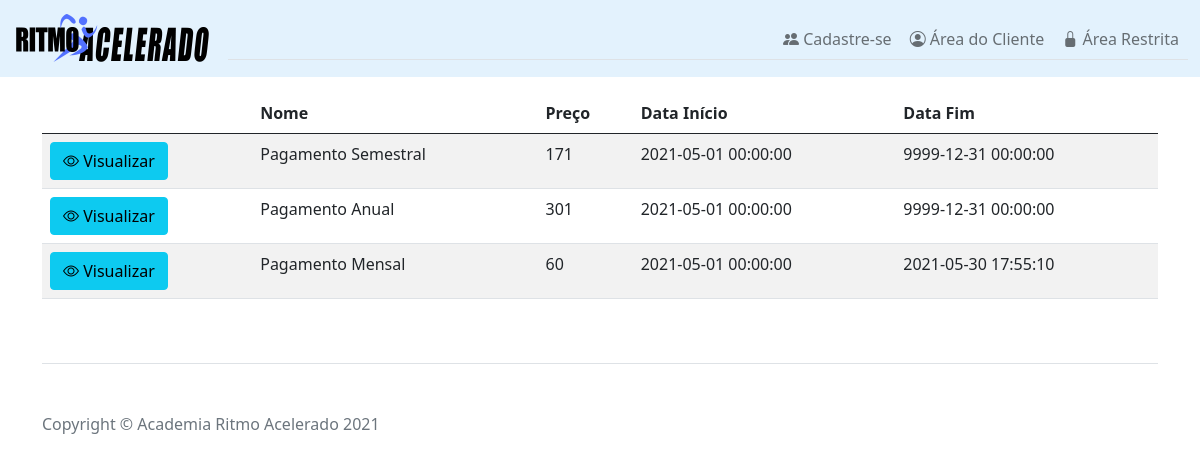
The page /ProjetoAcademia/Produto_Consultar.php on the database its author committed.
### tables this page shows
CREATE TABLE IF NOT EXISTS `produtos` (
  `Id` varchar(256) NOT NULL,
  `Nome` varchar(256) NOT NULL,
  `Preco` decimal(10,0) NOT NULL,
  `DataInicio` datetime NOT NULL,
  `DataFim` datetime NOT NULL,
  PRIMARY KEY (`Id`),
  UNIQUE KEY `PK_ProdutoId` (`Id`)
);

### ProjetoAcademia/Produto_Consultar.php (called while the page is built, shortened)
<?php
	try {
		include_once('data/conexao.php');
		include_once('models/produto.php');
		$mysql = new BancodeDados();
		$mysql->conecta();
		$lista_produtos = $mysql->sqlQueryToList(sqlQuerySelectAllofAllProdutos());
		include('views/_Layout.php');
	} catch (Exception $e) {
		echo 'Exceção capturada: ',  $e->getMessage(), "\n";
	}
?>

### ProjetoAcademia/models/produto.php (called while the page is built, shortened)
<?php
	function sqlQuerySelectAllofAllProdutos() {
		return "select * from produtos order by DataFim desc";
	}
?>

### ProjetoAcademia/data/conexao.php (called while the page is built, shortened)
<?php
class BancodeDados {
    private $host = "localhost";
    private $user = "root";
    private $senha = "usbw";
    private $banco = "academia";
    public $con;
	function conecta(){
        $this->con = @mysqli_connect($this->host,$this->user,$this->senha, $this->banco);
    }
	function sqlQueryToList($string) {
		$resultado = @mysqli_query($this->con, $string);
		if (!$resultado) {
			die('<b>Query Inválida:</b>' . @mysqli_error($this->con));
			return false;
		} else {
			$num = @mysqli_num_rows($resultado);
			if ($num==0) {
				return false;
			} else{
				return $resultado;
			}
		}
	}
}
?>

### ProjetoAcademia/views/Produto_Consultar_View.php (the view, shortened to what this page needs)
<section>
	<div class="container mt-3">
		<div class="table-responsive">
			<table class="table table-striped table-hover">
				<thead>
					<tr>
					  <th scope="col"></th>
					  <th scope="col">Nome</th>
					  <th scope="col">Preço</th>
					  <th scope="col">Data Início</th>
					  <th scope="col">Data Fim</th>
					</tr>
				</thead>
				<tbody>
					<?php
						while($dados=mysqli_fetch_array($lista_produtos))
						{
							$id = base64_encode($dados['Id']);
							echo "<tr>";
							echo "<td><a href='./Produto_Visualizar.php?id=$id' class='btn btn-info'><i class='bi bi-eye'></i> Visualizar</a></td>";
							echo "<td>". $dados['Nome'] ."</td>";
							echo "<td>". $dados['Preco'] ."</td>";
							echo "<td>". $dados['DataInicio'] ."</td>";
							echo "<td>". $dados['DataFim'] ."</td>";
							echo "</tr>";
						}
					?>
				</tbody>
			</table>
		</div>
	</div>
</section>

### rows shown on the page
produtos: Nome "Pagamento Semestral", Preco "171", DataInicio "2021-05-01 00:00:00", DataFim "9999-12-31 00:00:00"
produtos: Nome "Pagamento Anual", Preco "301", DataInicio "2021-05-01 00:00:00", DataFim "9999-12-31 00:00:00"
produtos: Nome "Pagamento Mensal", Preco "60", DataInicio "2021-05-01 00:00:00", DataFim "2021-05-30 17:55:10"
